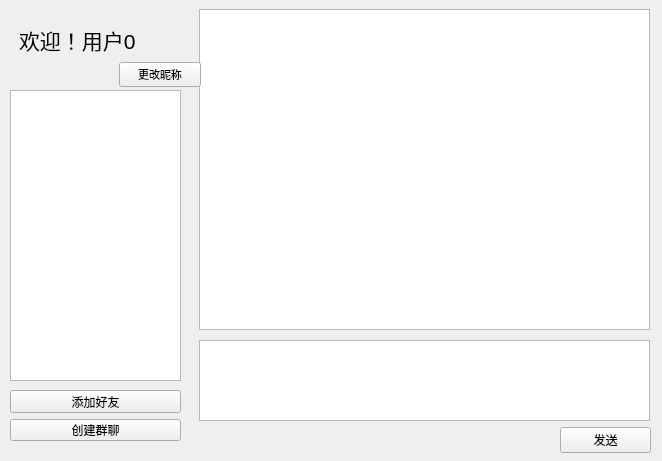
<?xml version="1.0" encoding="UTF-8"?>
<ui version="4.0">
 <class>MainWindow</class>
 <widget class="QWidget" name="MainWindow">
  <property name="geometry">
   <rect>
    <x>0</x>
    <y>0</y>
    <width>662</width>
    <height>461</height>
   </rect>
  </property>
  <property name="windowTitle">
   <string>Form</string>
  </property>
  <widget class="QWidget" name="verticalLayoutWidget">
   <property name="geometry">
    <rect>
     <x>10</x>
     <y>90</y>
     <width>171</width>
     <height>291</height>
    </rect>
   </property>
   <layout class="QVBoxLayout" name="verticalLayout">
    <item>
     <widget class="QListWidget" name="conversationListWidget"/>
    </item>
   </layout>
  </widget>
  <widget class="QWidget" name="verticalLayoutWidget_2">
   <property name="geometry">
    <rect>
     <x>10</x>
     <y>390</y>
     <width>171</width>
     <height>51</height>
    </rect>
   </property>
   <layout class="QVBoxLayout" name="verticalLayout_2">
    <item>
     <widget class="QPushButton" name="addFriendButton">
      <property name="text">
       <string>添加好友</string>
      </property>
     </widget>
    </item>
    <item>
     <widget class="QPushButton" name="createGroupButton">
      <property name="text">
       <string>创建群聊</string>
      </property>
     </widget>
    </item>
   </layout>
  </widget>
  <widget class="QWidget" name="verticalLayoutWidget_3">
   <property name="geometry">
    <rect>
     <x>199</x>
     <y>340</y>
     <width>451</width>
     <height>81</height>
    </rect>
   </property>
   <layout class="QVBoxLayout" name="verticalLayout_3">
    <item>
     <widget class="QTextEdit" name="messageInputTextEdit"/>
    </item>
   </layout>
  </widget>
  <widget class="QWidget" name="verticalLayoutWidget_4">
   <property name="geometry">
    <rect>
     <x>199</x>
     <y>9</y>
     <width>451</width>
     <height>321</height>
    </rect>
   </property>
   <layout class="QVBoxLayout" name="verticalLayout_4">
    <item>
     <widget class="QListWidget" name="chatHistoryListWidget"/>
    </item>
   </layout>
  </widget>
  <widget class="QWidget" name="verticalLayoutWidget_5">
   <property name="geometry">
    <rect>
     <x>560</x>
     <y>420</y>
     <width>91</width>
     <height>41</height>
    </rect>
   </property>
   <layout class="QVBoxLayout" name="verticalLayout_5">
    <item>
     <widget class="QPushButton" name="sendButton">
      <property name="text">
       <string>发送</string>
      </property>
     </widget>
    </item>
   </layout>
  </widget>
  <widget class="QWidget" name="verticalLayoutWidget_6">
   <property name="geometry">
    <rect>
     <x>19</x>
     <y>19</y>
     <width>161</width>
     <height>41</height>
    </rect>
   </property>
   <layout class="QVBoxLayout" name="verticalLayout_7">
    <item>
     <widget class="QLabel" name="welcomeLabel">
      <property name="font">
       <font>
        <pointsize>16</pointsize>
       </font>
      </property>
      <property name="text">
       <string>欢迎！用户0</string>
      </property>
     </widget>
    </item>
   </layout>
  </widget>
  <widget class="QWidget" name="verticalLayoutWidget_7">
   <property name="geometry">
    <rect>
     <x>119</x>
     <y>59</y>
     <width>82</width>
     <height>31</height>
    </rect>
   </property>
   <layout class="QVBoxLayout" name="verticalLayout_6">
    <item>
     <widget class="QPushButton" name="setNicknameButton">
      <property name="enabled">
       <bool>true</bool>
      </property>
      <property name="font">
       <font>
        <pointsize>8</pointsize>
       </font>
      </property>
      <property name="text">
       <string>更改昵称</string>
      </property>
     </widget>
    </item>
   </layout>
  </widget>
 </widget>
 <resources/>
 <connections/>
</ui>
